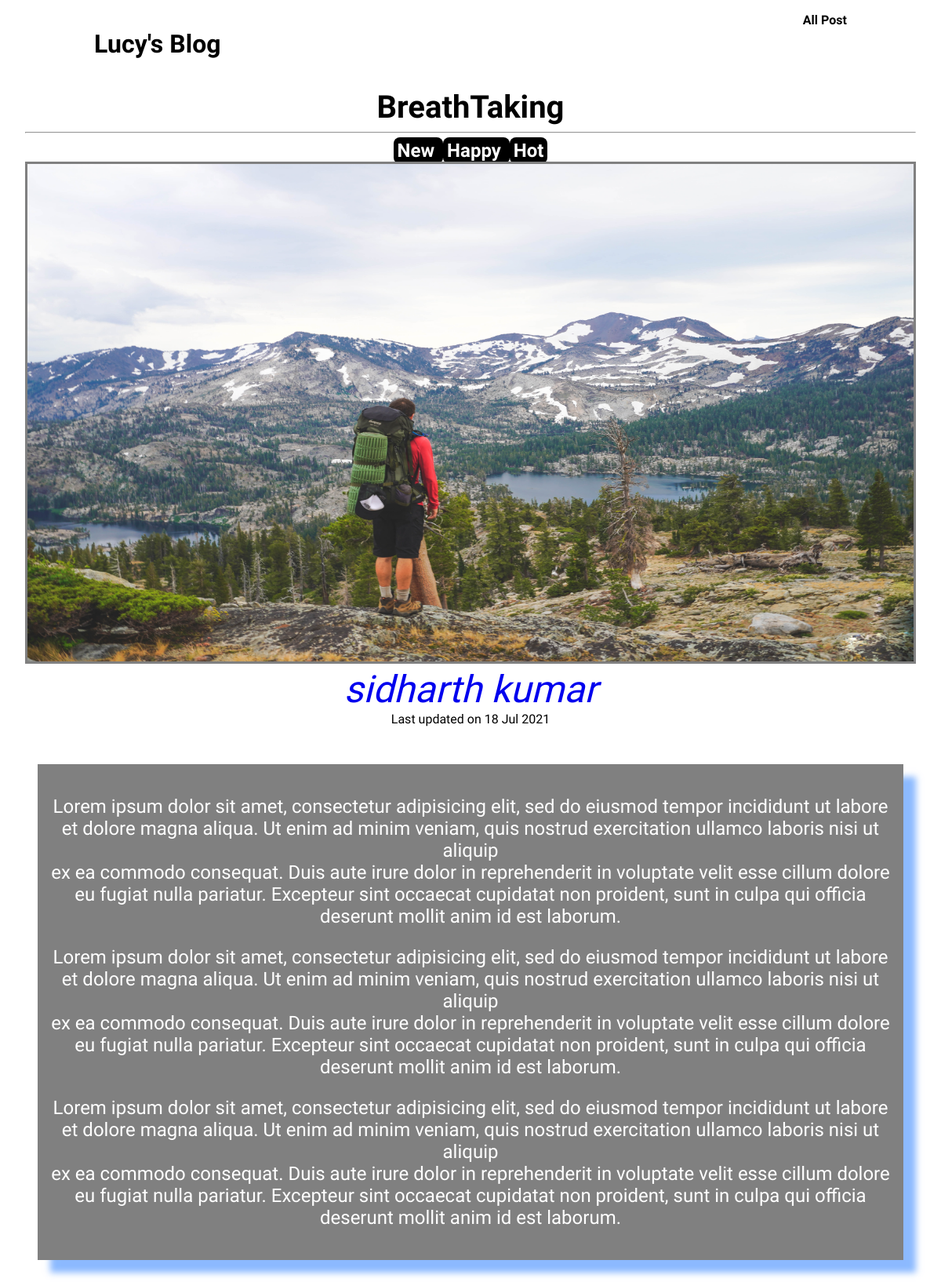
Screenshot of /post/devil-era with the database file from the repository.
### blog/models.py (models this page shows)
class Post(models.Model):
    title= models.CharField(max_length=300)
    excerpt=models.CharField(max_length=400)
    image_name=models.ImageField(upload_to='image')
    date= models.DateField(auto_now=True)
    slug=models.SlugField(unique=True,db_index=True)
    content=models.TextField(validators=[MinLengthValidator(10)])
    tags=models.ManyToManyField(Tag)
    author= models.ForeignKey(Author,on_delete=models.SET_NULL,null=True,related_name='posts')

class Tag(models.Model):
    caption=models.CharField(max_length=100)
    def __str__(self):
        return self.caption

class Author(models.Model):
    first_name=models.CharField(max_length=50)
    last_name=models.CharField(max_length=50)
    email_address=models.EmailField()
    def __str__(self):
        full_name='{} {}'.format(self.first_name,self.last_name)
        return full_name

### blog/views.py (the view)
# urls.py: path('post/<slug:slug>',views.post_detail,name='post_detail'),
def post_detail(request,slug):
    identified_post= Post.objects.get(slug=slug)
    email=identified_post.author.email_address
    tag_content= identified_post.tags.all()
    return render(request,'blog/post_detail.html',{
                                                    'po_detail':identified_post,
                                                    'email':email,
                                                    'tag_content':tag_content
                                                    })

### blog/templates/blog/post_detail.html (shortened to what this page needs)
{% extends 'base.html' %}
{% load static %}
{% block css_files%}
  <link rel="stylesheet" href="{% static 'blog/post_detail.css' %}">
{% endblock %}
{% block content %}
  <section id="summary">
    <h2>{{ po_detail.title }}</h2>
    <hr>
    <div class="tags">
      {% for tag in tag_content %}
        <span>{{tag}}{{' '}}</span>
      {% endfor %}
    </div>
    <article class="">
      <img src="{{ po_detail.image_name.url }}" alt="Post Title">
      <address class="">
        <a href="mailto:{{ email }}?subject=feedback">{{ po_detail.author }}</a>
      </address>
      <div class="">
        Last updated on <time>{{ po_detail.date|date:'d M Y' }}</time>
      </div>
    </article>
  </section>
  <main>
    {{ po_detail.content|linebreaks }}
  </main>
{% endblock %}

### blog/static/blog/post_detail.css (style rules this page uses)
#summary { text-align: center; margin: 2rem; }
#summary img { height: 40rem; width: 100%; border: solid gray; }
#summary address { font-size: 3rem; }
#summary h2 { font-size: 2.5rem; padding-bottom: 0; margin-bottom: 0; }
#summary a { text-decoration: none; }
#summary span { padding: 3px 5px; margin-bottom: 5px; background-color: Black; color: white; font-size: 1.5rem; font-weight: bold; border-radius: 8px; }
main { box-shadow: 1rem 1rem 0.5rem 0 rgba(26, 117, 255, 0.5); margin: 3rem; padding: 1rem; background-color:gray; text-align: center; margin-bottom: 30rem; }
main p { color: white; font-size: 1.5rem; }

### static/app.css (style rules this page uses)
* { box-sizing: border-box; }
html { font-family: 'Stint Ultra Condensed', cursive; }
body { margin: 0; }
h1,h2,h3 { font-weight: bold; }

### rows the page displays
Post: title "BreathTaking", image_name (picture), author "sidharth kumar", date "18 Jul 2021", content "Lorem ipsum dolor sit amet, consectetur adipisicing elit, sed do eiusmod tempor incididunt ut labore et dolore magna aliqua. Ut enim ad minim veniam, quis nostrud exercitation ullamco laboris nisi ut aliquip ex ea commodo consequat. Duis aute irure dolor in reprehenderit in voluptate velit esse cillum dolore eu fugiat nulla pariatur. Excepteur sint occaecat cupidatat non proident, sunt in culpa qui officia deserunt mollit anim id est laborum. Lorem ipsum dolor sit amet, consectetur adipisicing elit, sed do eiusmod tempor incididunt ut labore et dolore magna aliqua. Ut enim ad minim veniam, quis nostrud exercitation ullamco laboris nisi ut aliquip ex ea commodo consequat. Duis aute irure…"
Tag: caption "New"
Tag: caption "Happy"
Tag: caption "Hot"
